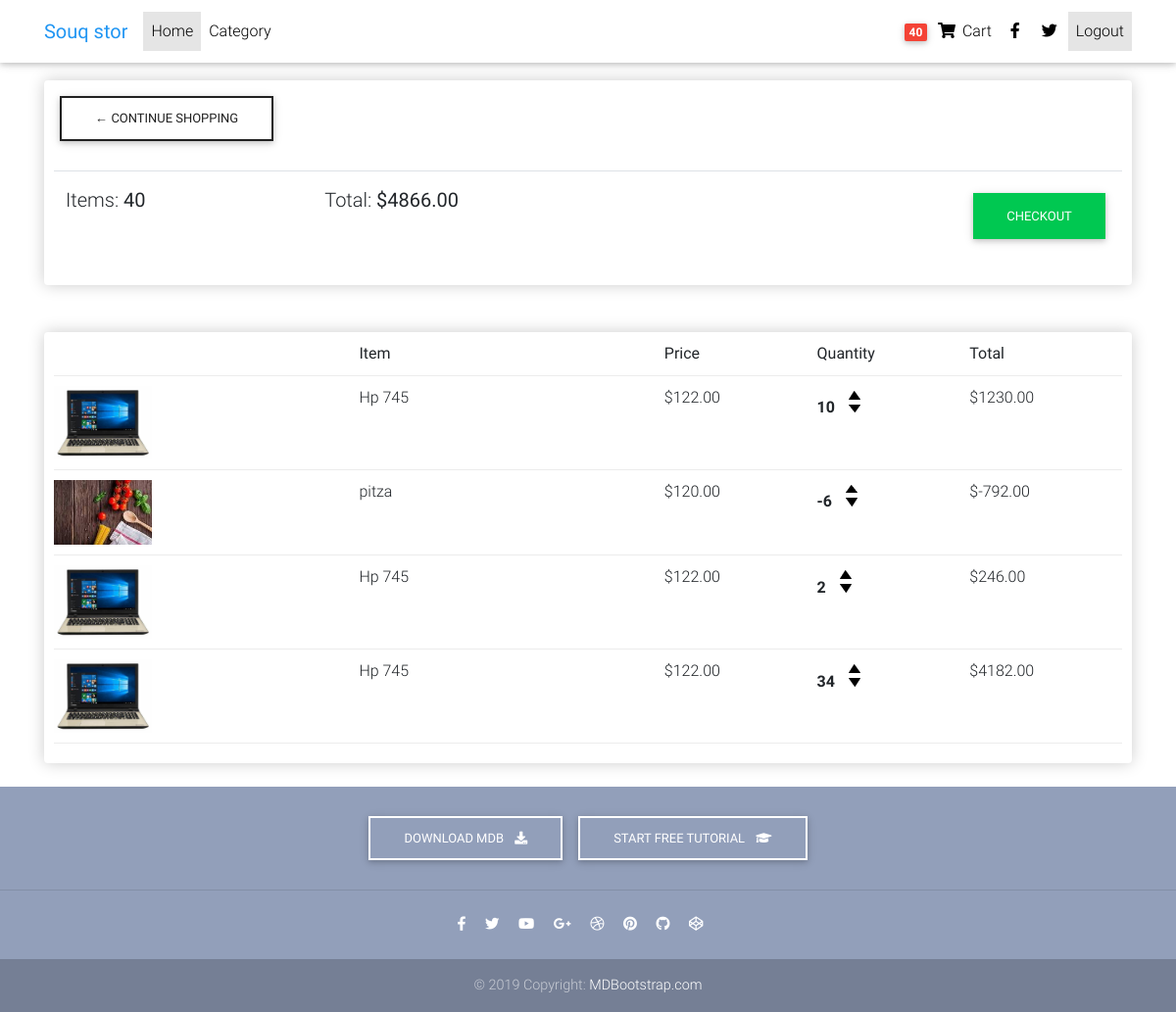
Page /user/cart/ (signed in) on the committed database.
### products_app/models.py (models this page shows, shortened)
class order(models.Model):
    customer=models.ForeignKey(custommer,on_delete=models.SET_NULL,null=True,blank=True)
    date_added=models.DateField(auto_now_add=True)
    complete=models.BooleanField(default=False,null=True,blank=True)
    transactio_id=models.CharField(max_length=200,null=True)
    @property
    def get_Total_order_price(self):
        orderitem=self.order_items.all()
        total=sum([item.get_totalItem  for item in orderitem ])
        return total
    @property
    def get_Total_items(self):
        orderitem=self.order_items.all()
        count=sum([item.quantity for item in orderitem  ])
        return count

class orderItem(models.Model):
    product=models.ForeignKey(product,on_delete=models.SET_NULL,null=True,blank=True)
    order=models.ForeignKey(order,on_delete=models.SET_NULL,null=True,blank=True,related_name='order_items')
    date_added=models.DateField(auto_now_add=True)
    quantity=models.IntegerField(default=0,null=True,blank=True)
    @property
    def get_totalItem(self):
        total=(self.product.PRDPric)*self.quantity
        return total

class product(models.Model):
    PRDName=models.CharField(max_length=100,verbose_name=_('product name'))
    PRDCategory=models.ForeignKey(category,on_delete=models.CASCADE,null=True,blank=True,verbose_name=_('product category'))
    PRDimage=models.ImageField(upload_to='product_photo',verbose_name='product image',null=True,blank=True)
    PRDBrand=models.ForeignKey('settings.Brand',on_delete=models.CASCADE,null=True,blank=True,verbose_name=_('product brand'))
    PRDDescription=models.TextField(verbose_name=_('product description'))
    PRDPric=models.DecimalField(max_digits=5,decimal_places=2,null=True,blank=True,verbose_name=_('product pric'))
    ADPric=models.DecimalField(max_digits=5,decimal_places=2,null=True,blank=True,verbose_name=_('product pric after discount'))
    PRDCost=models.DecimalField(max_digits=5,decimal_places=2,null=True,blank=True,verbose_name=_('product cost'))
    PRDcreated=models.DateTimeField(verbose_name=_('product date'))
    PRDslug=models.SlugField(null=True,blank=True,)
    PRDnew=models.BooleanField(default=True)
    digital=models.BooleanField(default=True)
    class Meta:
        verbose_name=_("product")
        verbose_name_plural=_("products")

### user/views.py (the view)
# urls.py: path('cart/',views.cart,name='cart'),
@login_required(login_url='user-login')
def cart(request):
   if request.user.is_authenticated:
     customer=request.user.custommer
     ord,created=order.objects.get_or_create(customer=customer,complete=False)
     items=ord.order_items.all()
     cartitemCoount=ord.get_Total_items
   else:
     items=[]
   context={
         'items':items,
         'order':ord,
         'cartitemCoount':cartitemCoount,
     }
   return render(request,'user/cart.html',context)

### templates/user/cart.html
{% extends 'base.html' %}
{% load static %}
{% block content %}
<br>
<br>
<div class="container">>
<div class="row">
  <div class="col-lg-12">
    <div class="box-element">
      <a  class="btn btn-outline-dark" href="#">&#x2190; Continue Shopping</a>
      <br>
      <br>
      <table class="table">
        <tr>
          <th><h5>Items: <strong>{{order.get_Total_items}}</strong></h5></th>
          <th><h5>Total:<strong> ${{order.get_Total_order_price}}</strong></h5></th>
          <th>
            <a  style="float:right; margin:5px;" class="btn btn-success" href="{% url 'checkout' %}">Checkout</a>
          </th>
        </tr>
      </table>
    </div>
    <br>
    <br>
    <div class="box-element">
      <div class="cart-row">
        <div style="flex:2"></div>
        <div style="flex:2"><strong>Item</strong></div>
        <div style="flex:1"><strong>Price</strong></div>
        <div style="flex:1"><strong>Quantity</strong></div>
        <div style="flex:1"><strong>Total</strong></div>
      </div>
      {% for item in items %}
      <div class="cart-row">
        <div style="flex:2"><img class="row-image" src="{{item.product.PRDimage.url}}"></div>
        <div style="flex:2"><p>{{item.product.PRDName}}</p></div>
        <div style="flex:1"><p>${{item.product.ADPric|floatformat:2}}</p></div>
        <div style="flex:1">
          <p class="quantity">{{item.quantity}}</p>
          <div class="quantity">
            <img data-product="{{item.product.id}}"  data-action="add" class="chg-quantity update-cart" src="{% static 'img/arrow-up.png' %}">
            <img data-product="{{item.product.id}}"  data-action="remove"  class="chg-quantity update-cart" src="{% static 'img/arrow-down.png' %}">
          </div>
        </div>
        <div style="flex:1"><p>${{item.get_totalItem}}</p></div>
      </div>
      {% endfor %}
    </div>
  </div>
</div>
</div>
{% endblock %}

### templates/base.html (shortened to what this page needs)
{% load static %}
<!DOCTYPE html>
<html lang="en">
<head>
  <link rel="stylesheet" href="https://use.fontawesome.com/releases/v5.11.2/css/all.css">
  <link href="{% static 'css/bootstrap.min.css' %}" rel="stylesheet">
  <link href="{% static 'css/mdb.min.css' %}" rel="stylesheet">
  <link href="{% static 'css/style.min.css' %}" rel="stylesheet">
</head>
<body>
  <body>
{% if user.is_authenticated  %}
{% include 'parts/nav.html' %}
{% endif %}
{% block content %}
{% endblock  %}
{% if user.is_authenticated %}
{% include 'parts/footer.html' %}
{% endif %}
</body>
</html>

### templates/parts/nav.html (shortened to what this page needs)
 <nav class="navbar fixed-top navbar-expand-lg navbar-light white scrolling-navbar mb-5">
  <div class="container">
    <a class="navbar-brand waves-effect" href="{% url 'index' %}" >
      <strong class="blue-text">Souq stor</strong>
    </a>
    <div class="collapse navbar-collapse" id="navbarSupportedContent">
      <ul class="navbar-nav mr-auto">
        <li class="nav-item active">
          <a class="nav-link waves-effect" href="{% url 'index'  %}">Home
          </a>
        </li>
        <li class="nav-item">
          <a class="nav-link waves-effect" href="https://mdbootstrap.com/docs/jquery/" target="_blank">Category</a>
        </li>
      </ul>
      <ul class="navbar-nav nav-flex-icons">
        <li class="nav-item">
          <a class="nav-link waves-effect"  href="{%  url 'cart'  %}" >
            <span class="badge red z-depth-1 mr-1"> {{cartitemCoount}} </span>
            <i class="fas fa-shopping-cart"></i>
            <span class="clearfix d-none d-sm-inline-block"> Cart </span>
          </a>
        </li>
        <li class="nav-item">
          <a href="https://www.facebook.com/mdbootstrap" class="nav-link waves-effect" target="_blank">
            <i class="fab fa-facebook-f"></i>
          </a>
        </li>
        <li class="nav-item">
          <a href="https://twitter.com/MDBootstrap" class="nav-link waves-effect" target="_blank">
            <i class="fab fa-twitter"></i>
          </a>
        </li>
        {% if user.is_authenticated %}
        <li class="nav-item active">
          <a class="nav-link waves-effect" href="{% url 'logout-user' %}">Logout
          </a>
        </li>
        {% endif %}
      </ul>
    </div>
  </div>
</nav>

### templates/parts/footer.html
<footer class="page-footer text-center font-small mt-4 wow fadeIn">
    <div class="pt-4">
      <a class="btn btn-outline-white" href="https://mdbootstrap.com/docs/jquery/getting-started/download/" target="_blank"
        role="button">Download MDB
        <i class="fas fa-download ml-2"></i>
      </a>
      <a class="btn btn-outline-white" href="https://mdbootstrap.com/education/bootstrap/" target="_blank" role="button">Start
        free tutorial
        <i class="fas fa-graduation-cap ml-2"></i>
      </a>
    </div>
    <hr class="my-4">
    <div class="pb-4">
      <a href="https://www.facebook.com/mdbootstrap" target="_blank">
        <i class="fab fa-facebook-f mr-3"></i>
      </a>
      <a href="https://twitter.com/MDBootstrap" target="_blank">
        <i class="fab fa-twitter mr-3"></i>
      </a>
      <a href="https://www.youtube.com/watch?v=7MUISDJ5ZZ4" target="_blank">
        <i class="fab fa-youtube mr-3"></i>
      </a>
      <a href="https://plus.google.com/u/0/b/107863090883699620484" target="_blank">
        <i class="fab fa-google-plus-g mr-3"></i>
      </a>
      <a href="https://dribbble.com/mdbootstrap" target="_blank">
        <i class="fab fa-dribbble mr-3"></i>
      </a>
      <a href="https://pinterest.com/mdbootstrap" target="_blank">
        <i class="fab fa-pinterest mr-3"></i>
      </a>
      <a href="https://github.com/mdbootstrap/bootstrap-material-design" target="_blank">
        <i class="fab fa-github mr-3"></i>
      </a>
      <a href="http://codepen.io/mdbootstrap/" target="_blank">
        <i class="fab fa-codepen mr-3"></i>
      </a>
    </div>
    <div class="footer-copyright py-3">
      © 2019 Copyright:
      <a href="https://mdbootstrap.com/education/bootstrap/" target="_blank"> MDBootstrap.com </a>
    </div>
  </footer>

### templates/base.html (style rules this page uses)
html, body, header, .carousel { height: 60vh; }
.box-element { box-shadow:hsl(0, 0%, 80%) 0 0 16px; background-color: #fff; border-radius: 4px; padding: 10px; }
.cart-row { display: flex; align-items: flex-stretch; padding-bottom: 10px; margin-bottom: 10px; border-bottom: 1px solid #ececec; }
.quantity { display: inline-block; font-weight: 700; padding-right:10px; }
.row-image { width: 100px; }
.chg-quantity { width: 12px; cursor: pointer; display: block; margin-top: 5px; transition:.1s; }
.btn { border-radius: 0; }
.col-lg-4, .col-lg-6, .col-lg-8, .col-lg-12 { margin-top: 10px; }

### rows in the picture
order: get_Total_items "40", get_Total_order_price "4866.00"
orderItem: product.PRDimage (picture), product.PRDName "Hp 745", product.ADPric "122.00", quantity "10", get_totalItem "1230.00"
orderItem: product.PRDimage (picture), product.PRDName "pitza", product.ADPric "120.00", quantity "-6", get_totalItem "-792.00"
orderItem: product.PRDimage (picture), product.PRDName "Hp 745", product.ADPric "122.00", quantity "2", get_totalItem "246.00"
orderItem: product.PRDimage (picture), product.PRDName "Hp 745", product.ADPric "122.00", quantity "34", get_totalItem "4182.00"

### other values in the picture
{{ cartitemCoount }} "40"
